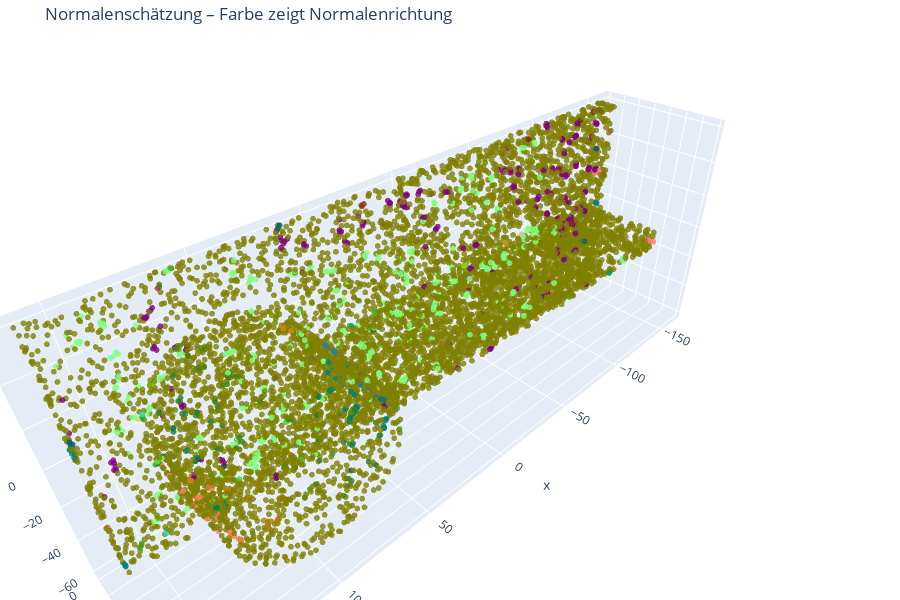

Notebook cell for this chart:
### Markdown cell above
### 5.3 – Normalenschätzung

### Code cell
NORMAL_RADIUS = 2.0
NORMAL_MAX_NN = 30

n = NormalEstimator(radius=NORMAL_RADIUS, max_nn=NORMAL_MAX_NN, orient_mode='consistent')
pcd_normals, step_report = n.apply(pcd_voxel)

print(f'Punkte:       {step_report.points_after:,}  (unverändert – keine Punkte entfernt)')
print(f'Hat Normalen: {pcd_normals.has_normals()}')

# Normalen als RGB-Farbe visualisieren
normals = np.asarray(pcd_normals.normals)
pts     = np.asarray(pcd_normals.points)
idx = np.random.default_rng(42).choice(len(pts), min(VIZ_MAX_POINTS, len(pts)), replace=False)
colors = (normals[idx] + 1.0) / 2.0
color_hex = [f'rgb({int(r*255)},{int(g*255)},{int(b*255)})' for r,g,b in colors]

fig = go.Figure(go.Scatter3d(
    x=pts[idx,0], y=pts[idx,1], z=pts[idx,2],
    mode='markers',
    marker=dict(size=2, color=color_hex, opacity=0.8),
    name='Normalen (RGB = XYZ-Richtung)',
))
fig.update_layout(
    title_text='Normalenschätzung – Farbe zeigt Normalenrichtung',
    height=600, scene=dict(aspectmode='data'),
    margin=dict(l=0, r=0, t=40, b=0),
)
fig.show()

### Figure 1 — Plotly figure (JSON) as saved in the notebook; plotly's stock layout.template omitted (floating-point values rounded to 4 significant figures; data arrays with more than 128 entries replaced by an {"elided": "..."} marker saying what was removed)
{"data": [{"marker": {"color": {"elided": "7997 str values"}, "opacity": 0.8, "size": 2}, "mode": "markers", "name": "Normalen (RGB = XYZ-Richtung)", "type": "scatter3d", "x": {"elided": "7997 float values"}, "y": {"elided": "7997 float values"}, "z": {"elided": "7997 float values"}}], "layout": {"height": 600, "margin": {"b": 0, "l": 0, "r": 0, "t": 40}, "scene": {"aspectmode": "data"}, "title": {"text": "Normalenschätzung – Farbe zeigt Normalenrichtung"}}}
